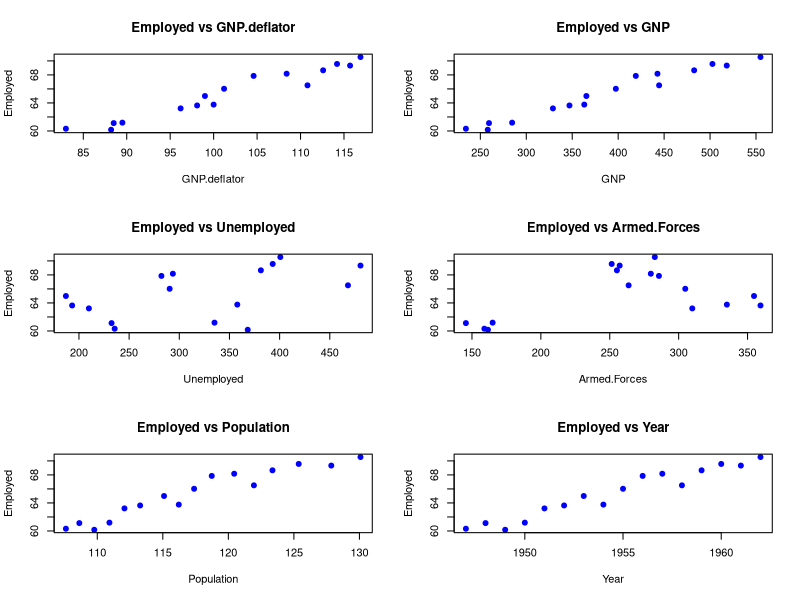

R code for this plot:
# Load necessary libraries
library(ggplot2)

# Load the Longley dataset
data("longley")
longley_data <- longley

# Plot Employed against each variable
par(mfrow = c(3, 2))
for (var in names(longley_data)[-which(names(longley_data) == "Employed")]) {
  plot(longley_data[[var]], longley_data$Employed,
       main = paste("Employed vs", var),
       xlab = var, ylab = "Employed", pch = 19, col = "blue")
}

# Calculate correlation
correlation_matrix <- cor(longley_data)
cor_employed <- correlation_matrix["Employed",]
cor_employed <- sort(cor_employed, decreasing = TRUE)

# Select the 3 variables most correlated with Employed
most_correlated_vars <- names(cor_employed)[2:4]

# Create regression models for selected variables
models <- list()
for (var in most_correlated_vars) {
  formula <- as.formula(paste("Employed ~", var))
  models[[var]] <- lm(formula, data = longley_data)
}

# Compare models based on adjusted R-squared
adjusted_r_squared <- sapply(models, function(m) summary(m)$adj.r.squared)
best_model_name <- names(which.max(adjusted_r_squared))
best_model <- models[[best_model_name]]

# Create model matrices
model_matrix <- model.matrix(best_model)

# Calculate regression parameters from model matrices
beta <- solve(t(model_matrix) %*% model_matrix) %*% t(model_matrix) %*% longley_data$Employed

# Calculate predicted values
predicted_values <- model_matrix %*% beta

# Combine actual and predicted values in a data frame
results <- data.frame(Actual = longley_data$Employed, Predicted = predicted_values)

# Print results
head(results)
